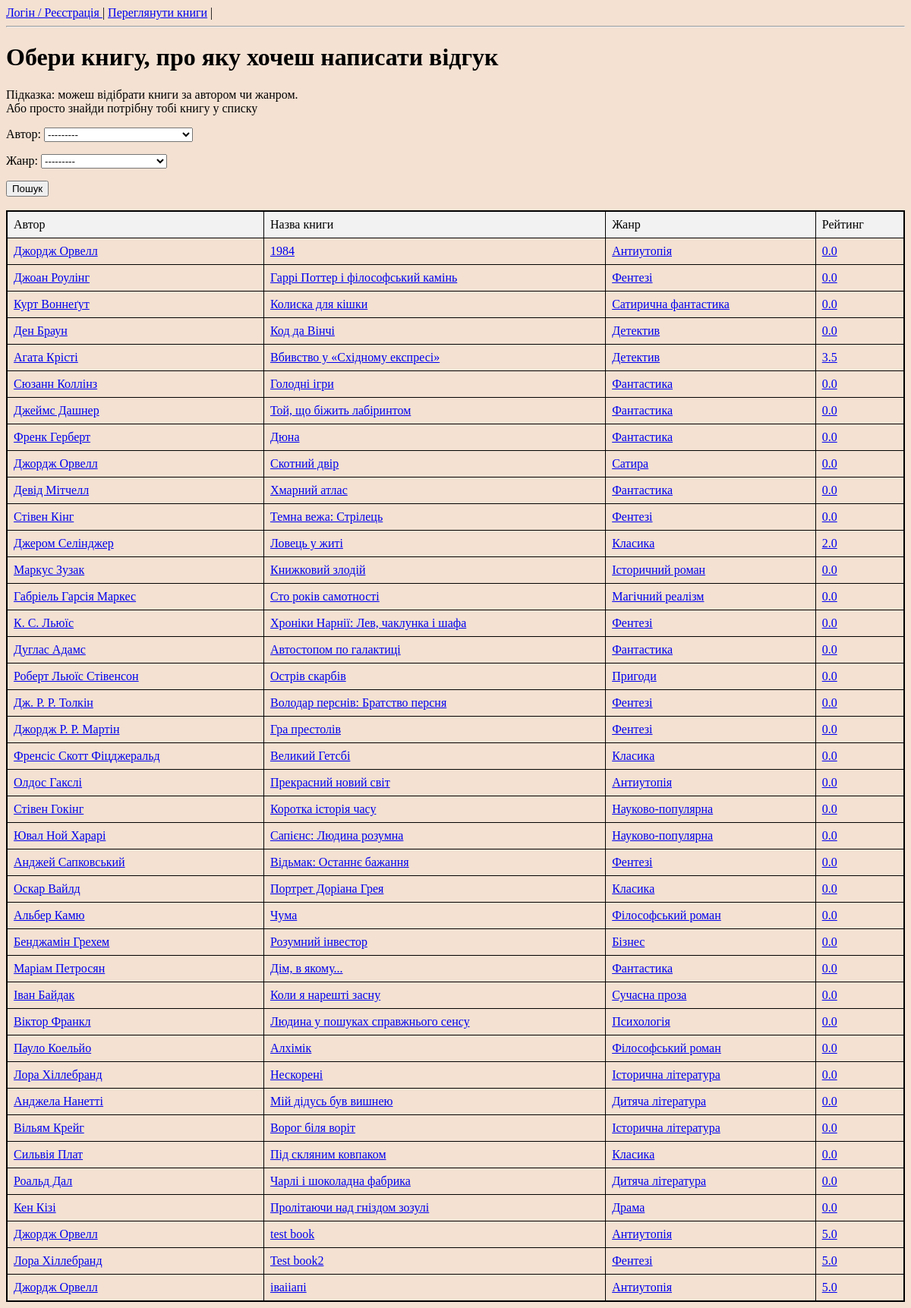
/client/review_book/ (signed in), run on the app's committed database.
### book/models.py (models this page shows, shortened)
class Books(models.Model):
    title = models.CharField(max_length=250)
    author = models.ForeignKey(Authors, on_delete=models.CASCADE)
    genre = models.ForeignKey(Genres, on_delete=models.CASCADE)
    publisher = models.ForeignKey(Publishers, on_delete=models.CASCADE)
    publish_year = models.IntegerField()
    reception_date = models.DateField()
    cover = models.ImageField(upload_to='covers/')
    rating = models.FloatField(default=5)
    quantity = models.IntegerField(default=0)

class Authors(models.Model):
    name = models.CharField(max_length=100)
    bio = models.TextField()
    rating = models.FloatField(default=5)
    def __str__(self):
        return self.name

class Genres(models.Model):
    name = models.CharField(max_length=100)
    rating = models.FloatField(default=5)
    def __str__(self):
        return self.name

### client/views.py (the view, shortened to what this page needs)
# urls.py: path('review_book/', views.review_book, name='review_book_page'),
@login_required(login_url="/")
def review_book(request, book_id=None): # написати рецензію на книгу
    if request.method == 'GET':
        if book_id is None:
            form = SelectBookForm(request.GET or None)
            books = Books.objects.all()
            title = 'Обери книгу, про яку хочеш написати відгук'
            return render(request, 'books.html', context={'form': form, 'books': books, 'title': title})
        else:
            the_book = Books.objects.get(id=book_id)
            return render(request, 'review_book.html', context={'book': the_book})

### client/forms.py
class SelectBookForm(forms.Form):
    author = forms.ModelChoiceField(queryset=Authors.objects.all(), label="Автор", required=False)
    genre = forms.ModelChoiceField(queryset=Genres.objects.all(), label="Жанр", required=False)

### templates/books.html (shortened to what this page needs)
<!DOCTYPE html>
<html lang="en">
<head>
    <link rel="stylesheet" type="text/css" href="/static/styles.css">
</head>
{% if user_group == 'client' %}
    {% include 'menu_cli.html' %}
{% elif user_group == 'librarian' %}
    {% include 'menu_lib.html' %}
{% else %}
    {% include 'menu_anon.html' %}
{% endif %}
<body>
    <h1>{{ title }}</h1>
    <p>Підказка: можеш відібрати книги за автором чи жанром. <br>
        Або просто знайди потрібну тобі книгу у списку</p>
    <form method="get">
        {{ form.as_p }}
        <button type="submit">Пошук</button>
    </form>
    <br>
    <table>
        <thead>  <tr>
            <td> Автор </td>
            <td> Назва книги </td>
            <td> Жанр </td>
            <td> Рейтинг </td>
                </tr>
        </thead>
        {% for book in books %}
          <tr>
            <td> <a href="{{ book.id }}">{{ book.author.name }}</a></td>
            <td> <a href="{{ book.id }}">{{ book.title }}</a> </td>
            <td> <a href="{{ book.id }}">{{ book.genre.name }}</a> </td>
            <td> <a href="{{ book.id }}">{{ book.rating }}</a> </td>
          </tr>
        {% endfor %}
    </table>
</body>
</html>

### static/styles.css (style rules this page uses)
table { width: 100%; border-collapse: collapse; border: 2px solid black; }
th, td { border: 1px solid black; padding: 8px; text-align: left; }
thead { background-color: #f2f2f2; }
body { background-color: #f4e1d2; }

### data on the page
Books: author.name "Джордж Орвелл", title "1984", genre.name "Антиутопія", rating "0.0"
Books: author.name "Джоан Роулінг", title "Гаррі Поттер і філософський камінь", genre.name "Фентезі", rating "0.0"
Books: author.name "Курт Воннеґут", title "Колиска для кішки", genre.name "Сатирична фантастика", rating "0.0"
Books: author.name "Ден Браун", title "Код да Вінчі", genre.name "Детектив", rating "0.0"
Books: author.name "Агата Крісті", title "Вбивство у «Східному експресі»", genre.name "Детектив", rating "3.5"
Books: author.name "Сюзанн Коллінз", title "Голодні ігри", genre.name "Фантастика", rating "0.0"
Books: author.name "Джеймс Дашнер", title "Той, що біжить лабіринтом", genre.name "Фантастика", rating "0.0"
Books: author.name "Френк Герберт", title "Дюна", genre.name "Фантастика", rating "0.0"
Books: author.name "Джордж Орвелл", title "Скотний двір", genre.name "Сатира", rating "0.0"
Books: author.name "Девід Мітчелл", title "Хмарний атлас", genre.name "Фантастика", rating "0.0"
Books: author.name "Стівен Кінг", title "Темна вежа: Стрілець", genre.name "Фентезі", rating "0.0"
Books: author.name "Джером Селінджер", title "Ловець у житі", genre.name "Класика", rating "2.0"
Books: author.name "Маркус Зузак", title "Книжковий злодій", genre.name "Історичний роман", rating "0.0"
Books: author.name "Габріель Гарсія Маркес", title "Сто років самотності", genre.name "Магічний реалізм", rating "0.0"
Books: author.name "К. С. Льюїс", title "Хроніки Нарнії: Лев, чаклунка і шафа", genre.name "Фентезі", rating "0.0"
Books: author.name "Дуглас Адамс", title "Автостопом по галактиці", genre.name "Фантастика", rating "0.0"
Books: author.name "Роберт Льюїс Стівенсон", title "Острів скарбів", genre.name "Пригоди", rating "0.0"
Books: author.name "Дж. Р. Р. Толкін", title "Володар перснів: Братство персня", genre.name "Фентезі", rating "0.0"
Books: author.name "Джордж Р. Р. Мартін", title "Гра престолів", genre.name "Фентезі", rating "0.0"
Books: author.name "Френсіс Скотт Фіцджеральд", title "Великий Гетсбі", genre.name "Класика", rating "0.0"
Books: author.name "Олдос Гакслі", title "Прекрасний новий світ", genre.name "Антиутопія", rating "0.0"
Books: author.name "Стівен Гокінг", title "Коротка історія часу", genre.name "Науково-популярна", rating "0.0"
Books: author.name "Ювал Ной Харарі", title "Сапієнс: Людина розумна", genre.name "Науково-популярна", rating "0.0"
Books: author.name "Анджей Сапковський", title "Відьмак: Останнє бажання", genre.name "Фентезі", rating "0.0"
Books: author.name "Оскар Вайлд", title "Портрет Доріана Грея", genre.name "Класика", rating "0.0"
Books: author.name "Альбер Камю", title "Чума", genre.name "Філософський роман", rating "0.0"
Books: author.name "Бенджамін Грехем", title "Розумний інвестор", genre.name "Бізнес", rating "0.0"
Books: author.name "Маріам Петросян", title "Дім, в якому...", genre.name "Фантастика", rating "0.0"
Books: author.name "Іван Байдак", title "Коли я нарешті засну", genre.name "Сучасна проза", rating "0.0"
Books: author.name "Віктор Франкл", title "Людина у пошуках справжнього сенсу", genre.name "Психологія", rating "0.0"
Books: author.name "Пауло Коельйо", title "Алхімік", genre.name "Філософський роман", rating "0.0"
Books: author.name "Лора Хіллебранд", title "Нескорені", genre.name "Історична література", rating "0.0"
Books: author.name "Анджела Нанетті", title "Мій дідусь був вишнею", genre.name "Дитяча література", rating "0.0"
Books: author.name "Вільям Крейг", title "Ворог біля воріт", genre.name "Історична література", rating "0.0"
Books: author.name "Сильвія Плат", title "Під скляним ковпаком", genre.name "Класика", rating "0.0"
Books: author.name "Роальд Дал", title "Чарлі і шоколадна фабрика", genre.name "Дитяча література", rating "0.0"
Books: author.name "Кен Кізі", title "Пролітаючи над гніздом зозулі", genre.name "Драма", rating "0.0"
Books: author.name "Джордж Орвелл", title "test book", genre.name "Антиутопія", rating "5.0"
Books: author.name "Лора Хіллебранд", title "Test book2", genre.name "Фентезі", rating "5.0"
Books: author.name "Джордж Орвелл", title "іваііапі", genre.name "Антиутопія", rating "5.0"

### other printed values
{{ title }} "Обери книгу, про яку хочеш написати відгук"
